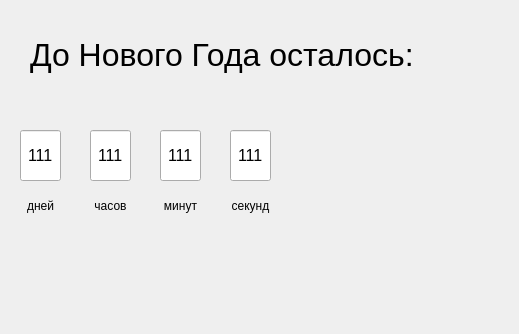
<?xml version="1.0" encoding="UTF-8"?>
<ui version="4.0">
 <class>Form</class>
 <widget class="QWidget" name="Form">
  <property name="geometry">
   <rect>
    <x>0</x>
    <y>0</y>
    <width>519</width>
    <height>334</height>
   </rect>
  </property>
  <property name="windowTitle">
   <string>TimerDate</string>
  </property>
  <widget class="QLabel" name="label">
   <property name="geometry">
    <rect>
     <x>30</x>
     <y>20</y>
     <width>391</width>
     <height>71</height>
    </rect>
   </property>
   <property name="font">
    <font>
     <pointsize>24</pointsize>
    </font>
   </property>
   <property name="text">
    <string>&lt;html&gt;&lt;head/&gt;&lt;body&gt;&lt;p&gt;До Нового Года осталось:&lt;/p&gt;&lt;/body&gt;&lt;/html&gt;</string>
   </property>
  </widget>
  <widget class="QLineEdit" name="lineEdit">
   <property name="geometry">
    <rect>
     <x>20</x>
     <y>130</y>
     <width>41</width>
     <height>51</height>
    </rect>
   </property>
   <property name="font">
    <font>
     <pointsize>12</pointsize>
    </font>
   </property>
   <property name="inputMask">
    <string>111</string>
   </property>
   <property name="alignment">
    <set>Qt::AlignCenter</set>
   </property>
   <property name="readOnly">
    <bool>true</bool>
   </property>
  </widget>
  <widget class="QLineEdit" name="lineEdit_2">
   <property name="geometry">
    <rect>
     <x>90</x>
     <y>130</y>
     <width>41</width>
     <height>51</height>
    </rect>
   </property>
   <property name="font">
    <font>
     <pointsize>12</pointsize>
    </font>
   </property>
   <property name="inputMask">
    <string>111</string>
   </property>
   <property name="alignment">
    <set>Qt::AlignCenter</set>
   </property>
  </widget>
  <widget class="QLineEdit" name="lineEdit_3">
   <property name="geometry">
    <rect>
     <x>160</x>
     <y>130</y>
     <width>41</width>
     <height>51</height>
    </rect>
   </property>
   <property name="font">
    <font>
     <pointsize>12</pointsize>
    </font>
   </property>
   <property name="inputMask">
    <string>111</string>
   </property>
   <property name="alignment">
    <set>Qt::AlignCenter</set>
   </property>
  </widget>
  <widget class="QLineEdit" name="lineEdit_4">
   <property name="geometry">
    <rect>
     <x>230</x>
     <y>130</y>
     <width>41</width>
     <height>51</height>
    </rect>
   </property>
   <property name="font">
    <font>
     <pointsize>12</pointsize>
    </font>
   </property>
   <property name="inputMask">
    <string>111</string>
   </property>
   <property name="alignment">
    <set>Qt::AlignCenter</set>
   </property>
  </widget>
  <widget class="QLabel" name="label_2">
   <property name="geometry">
    <rect>
     <x>20</x>
     <y>190</y>
     <width>41</width>
     <height>31</height>
    </rect>
   </property>
   <property name="text">
    <string>дней</string>
   </property>
   <property name="alignment">
    <set>Qt::AlignCenter</set>
   </property>
  </widget>
  <widget class="QLabel" name="label_3">
   <property name="geometry">
    <rect>
     <x>90</x>
     <y>190</y>
     <width>41</width>
     <height>31</height>
    </rect>
   </property>
   <property name="text">
    <string>часов</string>
   </property>
   <property name="alignment">
    <set>Qt::AlignCenter</set>
   </property>
  </widget>
  <widget class="QLabel" name="label_4">
   <property name="geometry">
    <rect>
     <x>160</x>
     <y>190</y>
     <width>41</width>
     <height>31</height>
    </rect>
   </property>
   <property name="text">
    <string>минут</string>
   </property>
   <property name="alignment">
    <set>Qt::AlignCenter</set>
   </property>
  </widget>
  <widget class="QLabel" name="label_5">
   <property name="geometry">
    <rect>
     <x>230</x>
     <y>190</y>
     <width>41</width>
     <height>31</height>
    </rect>
   </property>
   <property name="text">
    <string>секунд</string>
   </property>
   <property name="alignment">
    <set>Qt::AlignCenter</set>
   </property>
  </widget>
 </widget>
 <resources/>
 <connections/>
</ui>
